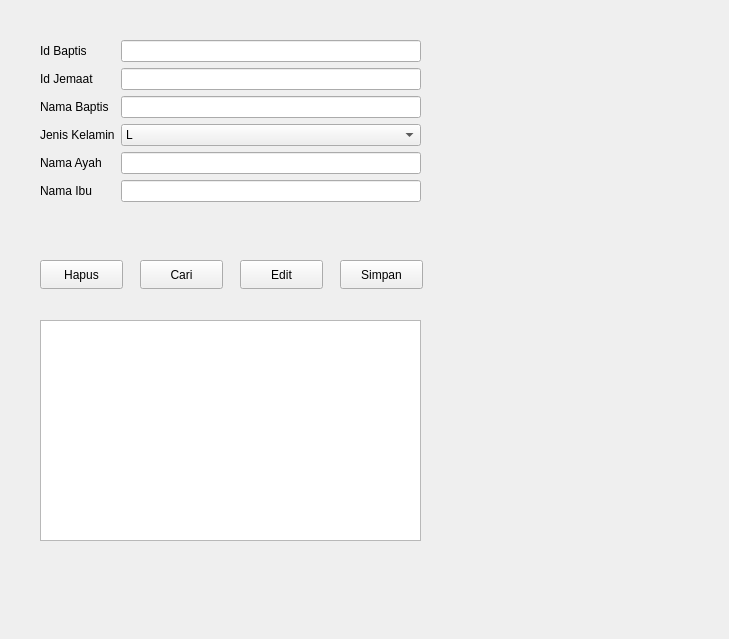
<?xml version="1.0" encoding="UTF-8"?>
<ui version="4.0">
 <class>FormBaptis</class>
 <widget class="QWidget" name="FormBaptis">
  <property name="geometry">
   <rect>
    <x>0</x>
    <y>0</y>
    <width>729</width>
    <height>639</height>
   </rect>
  </property>
  <property name="windowTitle">
   <string>Form</string>
  </property>
  <widget class="QWidget" name="formLayoutWidget">
   <property name="geometry">
    <rect>
     <x>40</x>
     <y>40</y>
     <width>381</width>
     <height>211</height>
    </rect>
   </property>
   <layout class="QFormLayout" name="formLayout">
    <item row="0" column="0">
     <widget class="QLabel" name="idBaptisLabel">
      <property name="text">
       <string>Id Baptis</string>
      </property>
     </widget>
    </item>
    <item row="0" column="1">
     <widget class="QLineEdit" name="idBaptisLineEdit"/>
    </item>
    <item row="1" column="0">
     <widget class="QLabel" name="idJemaatLabel">
      <property name="text">
       <string>Id Jemaat</string>
      </property>
     </widget>
    </item>
    <item row="1" column="1">
     <widget class="QLineEdit" name="idJemaatLineEdit"/>
    </item>
    <item row="2" column="0">
     <widget class="QLabel" name="namaBaptisLabel">
      <property name="text">
       <string>Nama Baptis</string>
      </property>
     </widget>
    </item>
    <item row="2" column="1">
     <widget class="QLineEdit" name="namaBaptisLineEdit"/>
    </item>
    <item row="3" column="0">
     <widget class="QLabel" name="jenisKelaminLabel">
      <property name="text">
       <string>Jenis Kelamin</string>
      </property>
     </widget>
    </item>
    <item row="3" column="1">
     <widget class="QComboBox" name="jenisKelaminComboBox">
      <item>
       <property name="text">
        <string>L</string>
       </property>
      </item>
      <item>
       <property name="text">
        <string>P</string>
       </property>
      </item>
     </widget>
    </item>
    <item row="4" column="0">
     <widget class="QLabel" name="namaAyahLabel">
      <property name="text">
       <string>Nama Ayah</string>
      </property>
     </widget>
    </item>
    <item row="4" column="1">
     <widget class="QLineEdit" name="namaAyahLineEdit"/>
    </item>
    <item row="5" column="0">
     <widget class="QLabel" name="namaIbuLabel">
      <property name="text">
       <string>Nama Ibu</string>
      </property>
     </widget>
    </item>
    <item row="5" column="1">
     <widget class="QLineEdit" name="namaIbuLineEdit"/>
    </item>
   </layout>
  </widget>
  <widget class="QPushButton" name="pushButton">
   <property name="geometry">
    <rect>
     <x>40</x>
     <y>260</y>
     <width>83</width>
     <height>29</height>
    </rect>
   </property>
   <property name="text">
    <string>Hapus</string>
   </property>
  </widget>
  <widget class="QPushButton" name="pushButton_2">
   <property name="geometry">
    <rect>
     <x>140</x>
     <y>260</y>
     <width>83</width>
     <height>29</height>
    </rect>
   </property>
   <property name="text">
    <string>Cari</string>
   </property>
  </widget>
  <widget class="QPushButton" name="pushButton_3">
   <property name="geometry">
    <rect>
     <x>240</x>
     <y>260</y>
     <width>83</width>
     <height>29</height>
    </rect>
   </property>
   <property name="text">
    <string>Edit</string>
   </property>
  </widget>
  <widget class="QPushButton" name="pushButton_4">
   <property name="geometry">
    <rect>
     <x>340</x>
     <y>260</y>
     <width>83</width>
     <height>29</height>
    </rect>
   </property>
   <property name="text">
    <string>Simpan</string>
   </property>
  </widget>
  <widget class="QTableView" name="tableBaptis">
   <property name="geometry">
    <rect>
     <x>40</x>
     <y>320</y>
     <width>381</width>
     <height>221</height>
    </rect>
   </property>
  </widget>
 </widget>
 <resources/>
 <connections/>
</ui>
